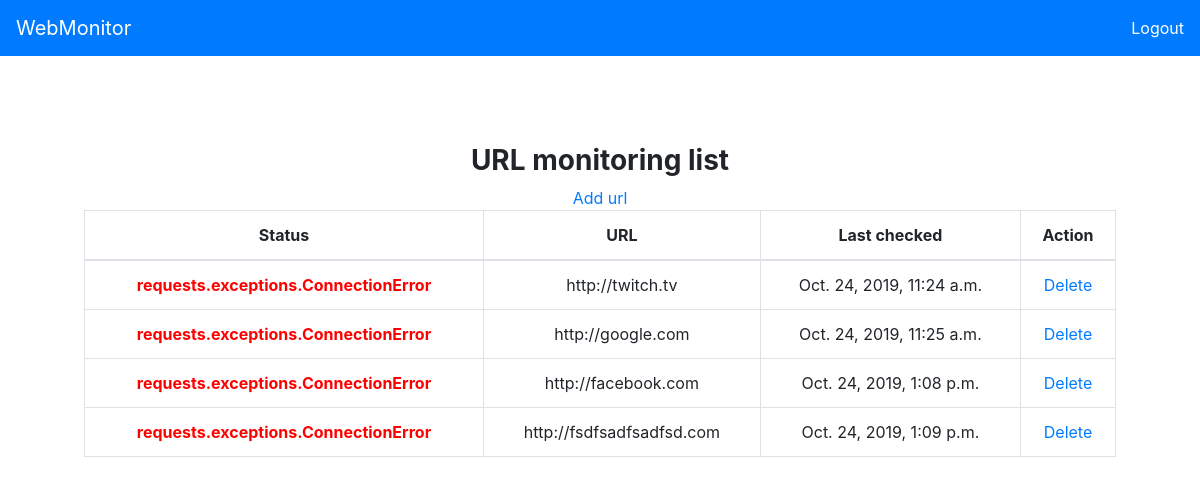
Screenshot of / (signed in) with the database file from the repository.
### monitoring/models.py (models this page shows, shortened)
class URLMonitor(models.Model):
    url = models.TextField(unique=True, verbose_name='URL')
    interval = models.IntegerField(choices=INTERVAL_CHOICES, verbose_name='Refresh interval in seconds')
    last_checked = models.DateTimeField(auto_now_add=True, blank=True, null=True)
    objects = models.Manager()
    def __str__(self):
        return self.url

### monitoring/views.py (the view)
# urls.py: path('', IndexView, name='index'),
def IndexView(request):
    urls = URLMonitor.objects.all()
    status_code_list = []
    for i in range(len(urls)):
        try:
            status_code_list.append(get_status_code(url=urls[i]))
        except requests.exceptions.RequestException as e:
            status_code_list.append(get_full_class_name(e))
    info = {k:v for k, v in zip(urls, status_code_list)}
    return render(request, 'index.html', {'info':info})

### modules/get_full_class_name.py (called while the page is built)
def get_full_class_name(obj):
    module = obj.__class__.__module__
    if module is None or module == str.__class__.__module__:
        return obj.__class__.__name__
    return module + '.' + obj.__class__.__name__

### modules/get_status_code.py (called while the page is built)
def get_status_code(url):
    response = requests.get(url)
    status_code = response.status_code
    return status_code

### templates/index.html (shortened to what this page needs)
{% extends 'base.html' %}
{% block content %}
<main role="main" class="container">
{% if user.is_authenticated %}
  <div class="monitoring-list">
      <h3><b>URL monitoring list</b></h3>
        <a href="{% url 'add_url' %}">Add url</a>
        <table class="table table-bordered">
            <thead>
                <tr>
                    <th scope="col">Status</th>
                    <th scope="col">URL</th>
                    <th scope="col">Last checked</th>
                    <th scope="col">Action</th>
                </tr>
            </thead>
            <tbody>
                {% for url, status in info.items %}
                <tr>
                    {% if 'requests.exceptions' in status %}
                        <td style="color: red"><b>{{ status }}</b></td>
                    {% else %}
                    <td>{{ status }}</td>
                    {% endif %}
                    <td>{{ url }}</td>
                    <td>{{ url.last_checked }}</td>
                    <td><a href="{% url 'delete_url' url.pk %}">Delete</a></td>
                </tr>
                {% endfor %}
            </tbody>
        </table>
  </div>
</main>
{% else %}
  <div class="greeting-class">
      <h3><b>WebMonitor</b> - your way to monitor websites!</h3>
    <p class="lead">To use our service, you have to <a href="{% url 'login' %}">Login</a></p>
  </div>
{% endif %}
{% endblock content %}

### templates/base.html (shortened to what this page needs)
<!doctype html>
{% load static %}
<html lang="en">
  <head>
    <link rel="stylesheet" href="https://stackpath.bootstrapcdn.com/bootstrap/4.3.1/css/bootstrap.min.css">
    <link rel="stylesheet" href="{% static 'css/styles.css' %}">
  </head>
  <body>
    {% include 'partials/_navbar.html' %}
    <div class="container">
        {% block content %}
        {% endblock content %}
    </div>
  </body>
</html>

### templates/partials/_navbar.html
<nav class="navbar navbar-dark bg-primary">
  <a class="navbar-brand" href="{% url 'index' %}">WebMonitor</a>
      <ul class="navbar-nav">
          <li class="nav-item active">
              {% if user.is_authenticated %}
              <a class="nav-link" href="{% url 'logout' %}">Logout</a>
              {% else %}
              <a class="nav-link" href="{% url 'login' %}">Login</a>
              {% endif %}
          </li>
      </ul>
</nav>

### static/css/styles.css (style rules this page uses)
.monitoring-list { padding: 5.5rem 1.5rem; text-align: center; }

### rows the page displays
URLMonitor: status "requests.exceptions.ConnectionError", url "http://twitch.tv", last_checked "Oct. 24, 2019, 11:24 a.m."
URLMonitor: status "requests.exceptions.ConnectionError", url "http://google.com", last_checked "Oct. 24, 2019, 11:25 a.m."
URLMonitor: status "requests.exceptions.ConnectionError", url "http://facebook.com", last_checked "Oct. 24, 2019, 1:08 p.m."
URLMonitor: status "requests.exceptions.ConnectionError", url "http://fsdfsadfsadfsd.com", last_checked "Oct. 24, 2019, 1:09 p.m."
